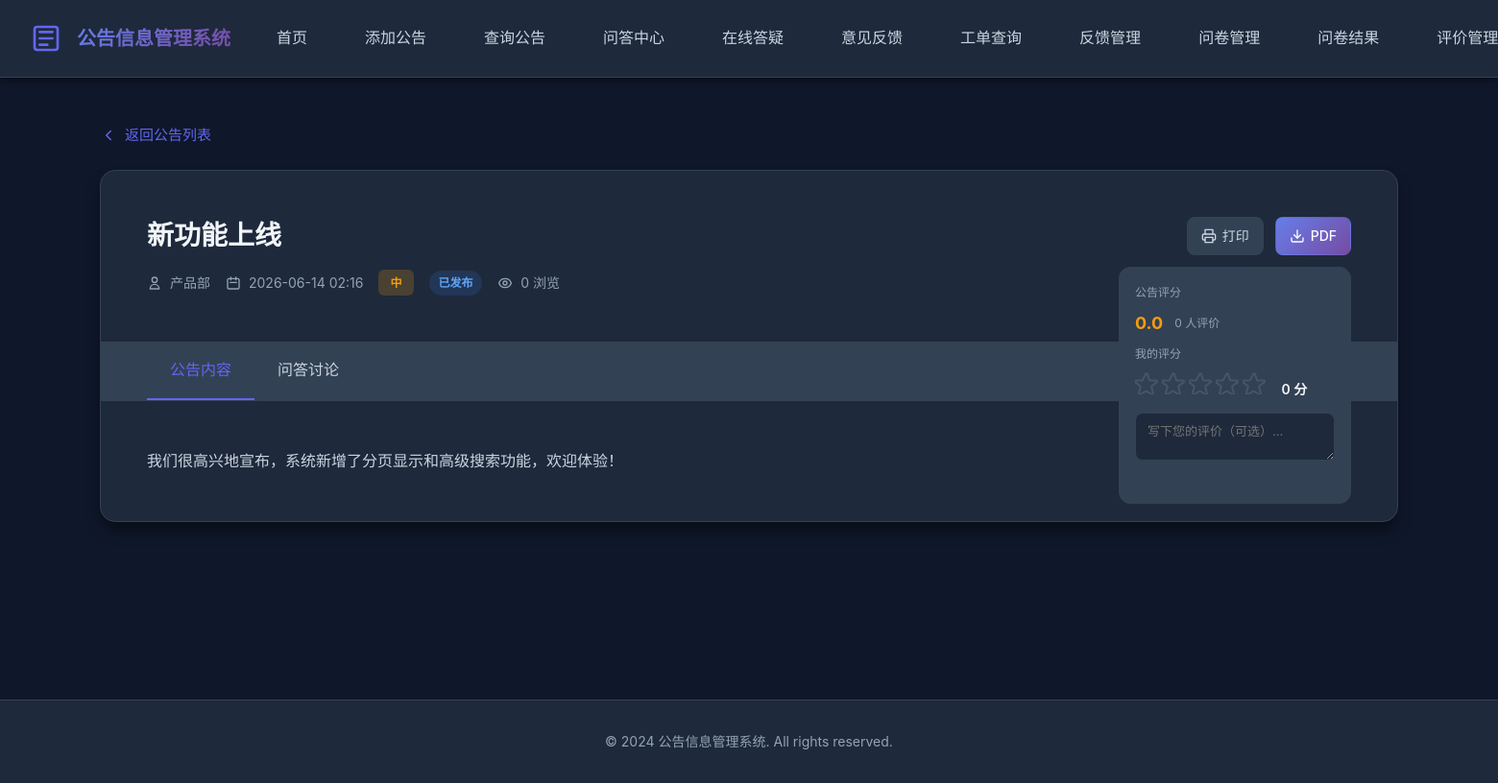
The page /notice_detail.php?id=3 on the database its author committed.
### tables this page shows
CREATE TABLE IF NOT EXISTS notices (
    id INT AUTO_INCREMENT PRIMARY KEY,
    title VARCHAR(255) NOT NULL COMMENT '公告标题',
    content TEXT NOT NULL COMMENT '公告内容',
    author VARCHAR(100) NOT NULL COMMENT '发布人',
    category VARCHAR(100) DEFAULT '' COMMENT '公告分类',
    publish_date DATETIME DEFAULT CURRENT_TIMESTAMP COMMENT '发布时间',
    update_date DATETIME DEFAULT CURRENT_TIMESTAMP ON UPDATE CURRENT_TIMESTAMP COMMENT '更新时间',
    status ENUM('published', 'draft') DEFAULT 'published' COMMENT '状态',
    survey_id INT DEFAULT NULL COMMENT '关联问卷ID',
    priority ENUM('high', 'medium', 'low') DEFAULT 'medium' COMMENT '优先级',
    views INT DEFAULT 0 COMMENT '浏览次数',
    INDEX idx_publish_date (publish_date),
    INDEX idx_status (status),
    INDEX idx_category (category),
    INDEX idx_survey_id (survey_id)
);

### www/notice_detail.php (the view, shortened to what this page needs)
<?php
$notice_id = isset($_GET['id']) ? intval($_GET['id']) : 0;
$conn = getConnection();
$stmt = $conn->prepare("SELECT * FROM notices WHERE id = ?");
$stmt->bind_param("i", $notice_id);
$stmt->execute();
$notice = $stmt->get_result()->fetch_assoc();
$priority_class = 'priority-' . $notice['priority'];
$priority_text = ['high' => '高', 'medium' => '中', 'low' => '低'][$notice['priority']];
$status_text = ['published' => '已发布', 'draft' => '草稿'][$notice['status']];
?>
<!DOCTYPE html>
<html lang="zh-CN">
<head>
    <link rel="stylesheet" href="style.css">
</head>
<body>
    <nav class="navbar">
        <div class="container">
            <div class="nav-brand">
                <h1>公告信息管理系统</h1>
            </div>
            <ul class="nav-menu">
                <li><a href="index.php">首页</a></li>
                <li><a href="add_notice.php">添加公告</a></li>
                <li><a href="search_notice.php">查询公告</a></li>
                <li><a href="qa_center.php">问答中心</a></li>
                <li><a href="chat.php">在线答疑</a></li>
                <li><a href="feedback.php">意见反馈</a></li>
                <li><a href="feedback_query.php">工单查询</a></li>
                <li><a href="feedback_admin.php">反馈管理</a></li>
                <li><a href="survey_admin.php">问卷管理</a></li>
                <li><a href="survey_results.php">问卷结果</a></li>
                <li><a href="rating_admin.php">评价管理</a></li>
            </ul>
        </div>
    </nav>
    <div class="container">
        <div class="main-content">
            <a href="search_notice.php" class="back-link">
                <svg viewBox="0 0 24 24" fill="none" xmlns="http://www.w3.org/2000/svg">
                    <path d="M15 18L9 12L15 6" stroke="currentColor" stroke-width="2" stroke-linecap="round" stroke-linejoin="round"/>
                </svg>
                返回公告列表
            </a>
            <div class="detail-container">
                <div class="detail-header">
                    <div class="detail-actions">
                        <div class="detail-actions-btns">
                            <a href="print_preview.php?notice_id=<?php echo $notice_id; ?>" target="_blank" class="detail-action-btn" title="打印预览">
                                <span>打印</span>
                            </a>
                            <a href="print_preview.php?notice_id=<?php echo $notice_id; ?>" target="_blank" class="detail-action-btn primary" title="下载PDF">
                                <span>PDF</span>
                            </a>
                        </div>
                        <div class="rating-widget" id="ratingWidget">
                            <div class="rating-title">公告评分</div>
                            <div class="rating-agg">
                                <span class="rating-agg-score" id="ratingAggScore">0.0</span>
                                <span class="rating-agg-count" id="ratingAggCount">0 人评价</span>
                            </div>
                            <div class="rating-title">我的评分</div>
                            <div>
                                <div class="rating-stars" id="ratingStars">
                                    <div class="rating-star" data-value="1"></div>
                                    <div class="rating-star" data-value="2"></div>
                                    <div class="rating-star" data-value="3"></div>
                                    <div class="rating-star" data-value="4"></div>
                                    <div class="rating-star" data-value="5"></div>
                                </div>
                                <span class="rating-score" id="ratingScoreDisplay">0 分</span>
                            </div>
                            <div class="rating-comment">
                                <textarea id="ratingComment" placeholder="写下您的评价（可选）..."></textarea>
                                <div class="rating-save-hint" id="ratingSaveHint"></div>
                            </div>
                        </div>
                    </div>
                    <h1><?php echo htmlspecialchars($notice['title']); ?></h1>
                    <div class="detail-meta">
                        <span class="detail-meta-item">
                            <?php echo htmlspecialchars($notice['author']); ?>
                        </span>
                        <span class="detail-meta-item">
                            <svg viewBox="0 0 24 24" fill="none" xmlns="http://www.w3.org/2000/svg">
                                <path d="M8 7V3M16 7V3M7 11H17M5 21H19C20.1046 21 21 20.1046 21 19V7C21 5.89543 20.1046 5 19 5H5C3.89543 5 3 5.89543 3 7V19C3 20.1046 3.89543 21 5 21Z" stroke="currentColor" stroke-width="2" stroke-linecap="round" stroke-linejoin="round"/>
                            </svg>
                            <?php echo date('Y-m-d H:i', strtotime($notice['publish_date'])); ?>
                        </span>
                        <span class="priority-badge <?php echo $priority_class; ?>"><?php echo $priority_text; ?></span>
                        <span class="qa-status-badge status-<?php echo $notice['status']; ?>"><?php echo $status_text; ?></span>
                        <span class="detail-meta-item">
                            <?php echo $notice['views']; ?> 浏览
                        </span>
                    </div>
                </div>
                <div class="tabs">
                    <div class="tab-item active" data-tab="content">公告内容</div>
                    <div class="tab-item" data-tab="qa">问答讨论</div>
                </div>
                <div class="tab-content active" id="tab-content">
                    <div class="detail-body">
                        <?php echo nl2br(htmlspecialchars($notice['content'])); ?>
                    </div>
                </div>
            </div>
        </div>
    </div>
    <footer class="footer">
        <div class="container">
            <p>&copy; 2024 公告信息管理系统. All rights reserved.</p>
        </div>
    </footer>
</body>
</html>

### www/style.css (style rules this page uses)
* { margin: 0; padding: 0; box-sizing: border-box; }
:root { --primary-color: #6366f1; --primary-dark: #4f46e5; --primary-light: #818cf8; --secondary-color: #8b5cf6; --accent-color: #ec4899; --success-color: #10b981; --warning-color: #f59e0b; --error-color: #ef4444; --info-color: #3b82f6; --priority-high: #ef4444; --priority-medium: #f59e0b; --priority-low: #10b981; --bg-primary: #0f172a; --bg-secondary: #1e293b; --bg-tertiary: #334155; --text-primary: #f1f5f9; --text-secondary: #cbd5e1; --text-muted: #94a3b8; --border-color: #334155; --gradient-primary: linear-gradient(135deg, #667eea 0%, #764ba2 100%); --gradient-secondary: linear-gradient(135deg, #f093fb 0%, #f5576c 100%); --gradient-accent: linear-gradient(135deg, #4facfe 0%, #00f2fe 100%); --shadow-sm: 0 1px 2px 0 rgba(0, 0, 0, 0.3); --shadow-md: 0 4px 6px -1px rgba(0, 0, 0, 0.4); --shadow-lg: 0 10px 15px -3px rgba(0, 0, 0, 0.5); --shadow-xl: 0 20px 25px -5px rgba(0, 0, 0, 0.6); --radius-sm: 0.375rem; --radius-md: 0.5rem; --radius-lg: 0.75rem; --radius-xl: 1rem; --spacing-xs: 0.5rem; --spacing-sm: 0.75rem; --spacing-md: 1rem; --spacing-lg: 1.5rem; --spacing-xl: 2rem; --spacing-2xl: 3rem; }
body { font-family: 'Noto Sans SC', -apple-system, BlinkMacSystemFont, 'Segoe UI', Roboto, 'Helvetica Neue', Arial, sans-serif; background: var(--bg-primary); color: var(--text-primary); line-height: 1.6; min-height: 100vh; }
.container { max-width: 1400px; margin: 0 auto; padding: 0 var(--spacing-lg); }
.navbar { background: var(--bg-secondary); padding: var(--spacing-lg) 0; box-shadow: var(--shadow-md); position: sticky; top: 0; z-index: 100; backdrop-filter: blur(10px); border-bottom: 1px solid var(--border-color); width: 100%; }
.navbar .container { max-width: 100%; width: 100%; padding: 0 var(--spacing-xl); display: flex; justify-content: space-between; align-items: center; gap: var(--spacing-lg); }
.nav-brand { display: flex; align-items: center; gap: var(--spacing-md); flex-shrink: 0; }
.logo-icon { width: 32px; height: 32px; color: var(--primary-color); flex-shrink: 0; }
.nav-brand h1 { font-size: 1.25rem; font-weight: 700; background: var(--gradient-primary); -webkit-background-clip: text; -webkit-text-fill-color: transparent; background-clip: text; white-space: nowrap; }
.nav-menu { display: flex; list-style: none; gap: var(--spacing-sm); flex-shrink: 0; }
.nav-menu a { color: var(--text-secondary); text-decoration: none; padding: var(--spacing-sm) var(--spacing-lg); border-radius: var(--radius-md); transition: all 0.3s ease; font-weight: 500; }
.main-content { padding: var(--spacing-2xl) 0; min-height: calc(100vh - 200px); }
.priority-badge { padding: 0.25rem 0.75rem; border-radius: var(--radius-sm); font-size: 0.75rem; font-weight: 600; text-transform: uppercase; letter-spacing: 0.5px; }
.priority-badge.priority-medium { background: rgba(245, 158, 11, 0.2); color: var(--priority-medium); }
.footer { background: var(--bg-secondary); border-top: 1px solid var(--border-color); padding: var(--spacing-xl) 0; text-align: center; margin-top: var(--spacing-2xl); width: 100%; }
.footer .container { max-width: 100%; width: 100%; }
.footer p { color: var(--text-muted); font-size: 0.875rem; }
.qa-status-badge { display: inline-flex; align-items: center; padding: 0.2rem 0.6rem; border-radius: 999px; font-size: 0.75rem; font-weight: 600; flex-shrink: 0; }
.qa-status-badge.status-published { background: rgba(59, 130, 246, 0.15); color: #60a5fa; }

### rows shown on the page
notices: title "新功能上线", author "产品部", publish_date "2026-06-14 02:16", priority "中", status "已发布", views "0", content "我们很高兴地宣布，系统新增了分页显示和高级搜索功能，欢迎体验！"
